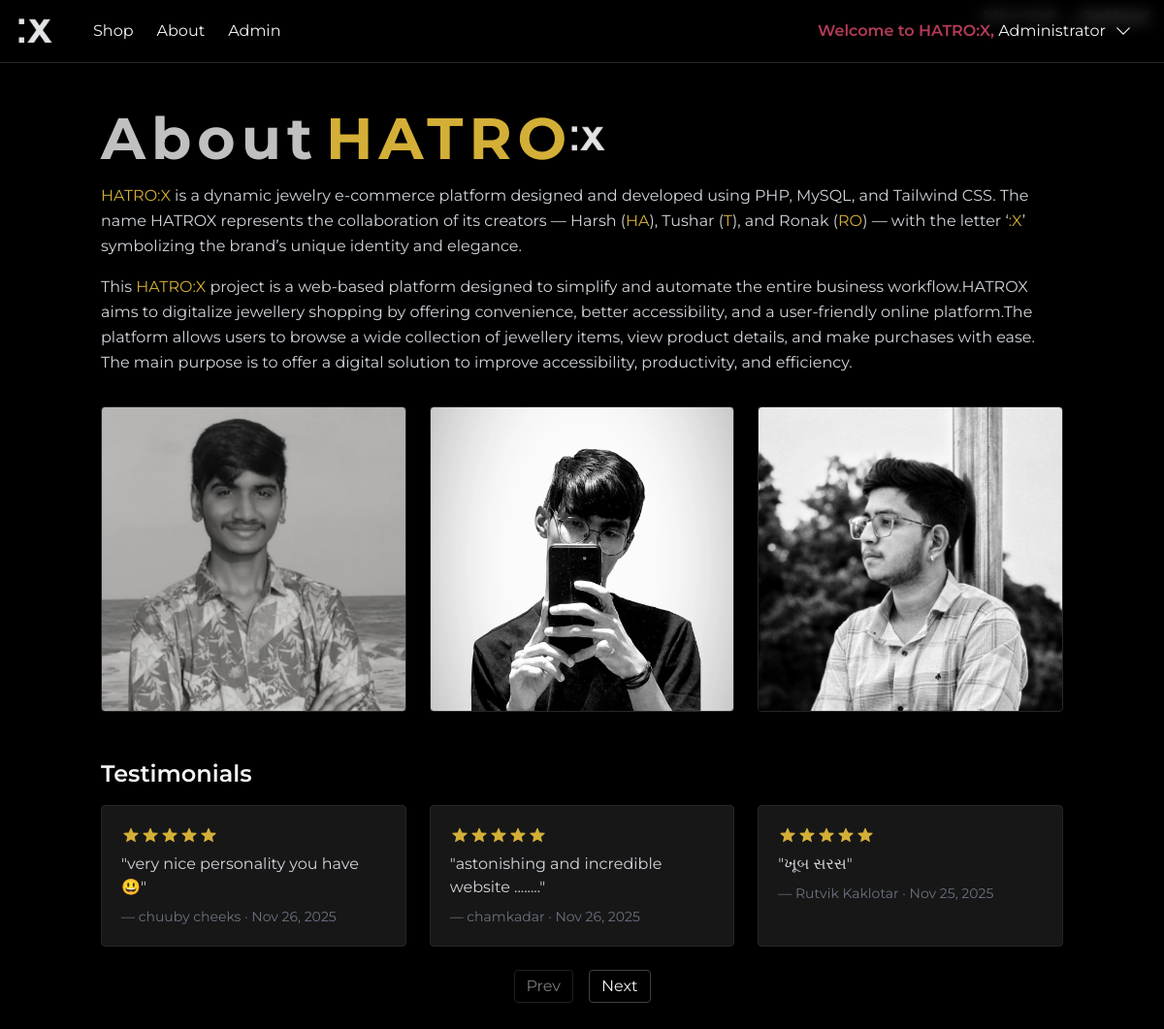
The page /admin/about.php (signed in) on the database its author committed.
### tables this page shows
CREATE TABLE `comments` (
  `id` int(11) NOT NULL,
  `user_id` int(11) DEFAULT NULL,
  `user_name` varchar(100) NOT NULL,
  `email` varchar(100) NOT NULL,
  `comment_text` text NOT NULL,
  `rating` int(11) NOT NULL CHECK (`rating` between 1 and 5),
  `created_at` datetime NOT NULL DEFAULT current_timestamp(),
  `is_approved` tinyint(1) NOT NULL DEFAULT 0,
  `is_hidden` tinyint(1) NOT NULL DEFAULT 0
);

### includes/db_connection.php (called while the page is built, shortened)
<?php
function e(string $str): string
{
    return htmlspecialchars($str, ENT_QUOTES | ENT_SUBSTITUTE, 'UTF-8');
}
?>

### admin/about.php (the view, shortened to what this page needs)
<?php
require_once __DIR__ . '/../includes/db_connection.php';
$comments = [];
if ($stmt = $mysqli->prepare('SELECT user_name, rating, comment_text, created_at FROM comments WHERE is_approved = 1 AND is_hidden = 0 ORDER BY created_at DESC LIMIT 10')) {
    $stmt->execute();
    $res = $stmt->get_result();
    while ($row = $res->fetch_assoc()) { $comments[] = $row; }
}
include __DIR__ . '/../includes/header.php';
?>
<section class="max-w-5xl mx-auto px-4 py-12">
  <h1 class="text-3xl sm:text-4xl md:text-5xl lg:text-6xl font-bold tracking-widest inline-flex items-center leading-none">
  <span class="text-silver pr-2">About</span>
  <span class="text-gold">HATRO</span>
  <img src="/hatrox-project/assets/images/icons/icon.png"
    alt="HATROX Logo"
    class="h-6 sm:h-8 md:h-10 w-auto object-contain -ml-1 transition group-hover:opacity-80">
  </h1>
  <p class="mt-4 text-gray-300 leading-relaxed"><span class="text-gold">HATRO:X</span> is a dynamic jewelry e-commerce platform designed and developed using PHP, MySQL, and Tailwind CSS. The name HATROX represents the collaboration of its creators — Harsh (<span class="text-gold">HA</span>), Tushar (<span class="text-gold">T</span>), and Ronak (<span class="text-gold">RO</span>) — with the letter ‘<span class="text-gold">:X</span>’ symbolizing the brand’s unique identity and elegance.</p>
  <p class="mt-4 text-gray-300 leading-relaxed">This <span class="text-gold">HATRO:X</span> project is a web-based platform designed to simplify and automate the entire business workflow.HATROX aims to digitalize jewellery shopping by offering convenience, better accessibility, and a user-friendly online platform.The platform allows users to browse a wide collection of jewellery items, view product details, and make purchases with ease. The main purpose is to offer a digital solution to improve accessibility, productivity, and efficiency.</p>
<?php
$adminDir = __DIR__ . '/../assets/images/Admins';
$imgs = [];
if (is_dir($adminDir)) {
    $files = glob($adminDir . '/*.{jpg,jpeg,png,gif,webp}', GLOB_BRACE) ?: [];
    foreach ($files as $f) {
        $imgs[] = '../assets/images/Admins/' . basename($f);
    }
}
?>
<div class="grid grid-cols-1 sm:grid-cols-2 md:grid-cols-3 gap-6 mt-8">
  <?php if ($imgs): ?>
    <?php foreach ($imgs as $src): ?>
      <div class="w-full aspect-square bg-cover bg-center rounded border border-neutral-800" style="background-image: url('<?= e($src) ?>')"></div>
    <?php endforeach; ?>
  <?php else: ?>
    <div class="w-full aspect-square bg-neutral-800 rounded border border-neutral-700"></div>
    <div class="w-full aspect-square bg-neutral-800 rounded border border-neutral-700"></div>
    <div class="w-full aspect-square bg-neutral-800 rounded border border-neutral-700"></div>
  <?php endif; ?>
</div>
</section>
<section class="max-w-5xl mx-auto px-4 pb-16">
  <h2 class="text-2xl font-semibold mb-4">Testimonials</h2>
  <div id="testimonialsGrid" class="grid grid-cols-1 md:grid-cols-2 lg:grid-cols-3 gap-6">
    <?php foreach ($comments as $c): ?>
      <div class="bg-neutral-900 border border-neutral-800 rounded p-5">
        <div class="flex items-center mb-2">
          <?php for ($i=1; $i<=5; $i++): ?>
            <svg class="w-5 h-5 <?= $i <= (int)$c['rating'] ? 'text-gold' : 'text-neutral-700' ?>" xmlns="http://www.w3.org/2000/svg" viewBox="0 0 24 24" fill="currentColor"><path d="M11.48 3.499a.562.562 0 011.04 0l2.125 5.111a.563.563 0 00.475.345l5.518.442c.499.04.701.663.321.988l-4.197 3.6a.563.563 0 00-.182.557l1.285 5.385a.562.562 0 01-.84.61l-4.725-2.885a.563.562 0 00-.586 0L6.99 20.537a.562.562 0 01-.84-.61l1.285-5.386a.563.563 0 00-.182-.557l-4.197-3.6a.562.562 0 01.321-.988l5.518-.442a.563.563 0 00.475-.345L11.48 3.5z"/></svg>
          <?php endfor; ?>
        </div>
        <div class="text-gray-300 break-words overflow-hidden comment-display" style="word-break: break-word; max-width: 100%; overflow-wrap: break-word;" data-full="<?= e($c['comment_text']) ?>" data-short="<?= e(strlen($c['comment_text']) > 70 ? substr($c['comment_text'], 0, 70) . '...' : $c['comment_text']) ?>">"<span class="comment-text"><?= e(strlen($c['comment_text']) > 70 ? substr($c['comment_text'], 0, 70) . '...' : $c['comment_text']) ?></span>"</div>
        <div class="text-sm text-gray-500 mt-2">— <?= e($c['user_name']) ?> · <?= e(date('M j, Y', strtotime($c['created_at']))) ?></div>
      </div>
    <?php endforeach; ?>
  </div>
  <div class="flex justify-center space-x-4 mt-6">
    <button id="tPrev" class="px-3 py-1 border border-neutral-700 rounded hover:border-gold">Prev</button>
    <button id="tNext" class="px-3 py-1 border border-neutral-700 rounded hover:border-gold">Next</button>
  </div>
</section>
<?php include __DIR__ . '/../includes/footer.php'; ?>

### includes/header.php (style rules this page uses)
body { font-family: 'Montserrat', sans-serif; }
p, div { word-break: break-word; overflow-wrap: break-word; }
.text-gray-300, .text-gray-400, .italic { max-width: 100%; word-break: break-word; overflow-wrap: break-word; white-space: normal; }

### admin/about.php (style rules this page uses)
#testimonialsGrid .bg-neutral-900 { transition: all .18s ease; }

### rows shown on the page
comments: rating 5 (drawn), comment_text "very nice personality you have 😃", user_name "chuuby cheeks", created_at "Nov 26, 2025"
comments: rating 5 (drawn), comment_text "astonishing and incredible website ........", user_name "chamkadar", created_at "Nov 26, 2025"
comments: rating 5 (drawn), comment_text "ખૂબ સરસ", user_name "Rutvik Kaklotar", created_at "Nov 25, 2025"

### other values the page prints
$_SESSION['full_name'] "Administrator"
